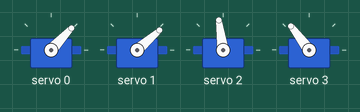
Recording of a sketch running on a simulated Arduino Uno, built with avr-gcc and run on an emulated ATmega328P. On the bench: 4 × servo. What the sketch prints to the serial monitor is not drawn.

Above: at 0.05 s.
At 0.45 s:
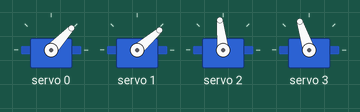
At 1.75 s:
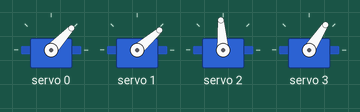
At 3.45 s:
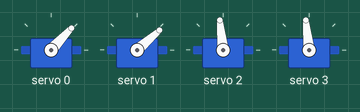
At 5.2 s:
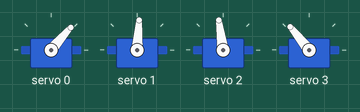
At 6.9 s:
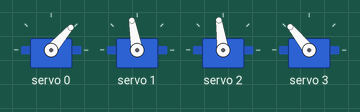
Timing chart, 0 to 10.8 s (numbered marks = the images above):
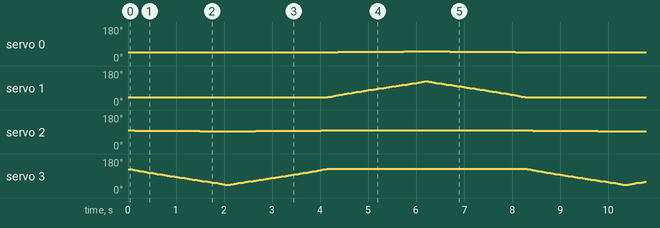

The sketch:

Servo_IK.ino
```cpp
#include <Wire.h>
#include <Adafruit_PWMServoDriver.h>
// #include "cmath"

#define USMIN 500   // This is the rounded 'minimum' microsecond length based on the minimum pulse of 150
#define USMAX 2400  // This is the rounded 'maximum' microsecond length based on the maximum pulse of 600
#define SERVO_FREQ 50
#define SIGNAL_TIMEOUT 500  // This is signal timeout in milli seconds. We will reset the data if no signal

Adafruit_PWMServoDriver pwm = Adafruit_PWMServoDriver(0x40);

double body_roll=0;

double left_leg_length=200;
double right_leg_length=200;
double min_leg_length = 200;
double max_leg_length = 300;

double body_height = 300;
double base_width = 0.3523;

double kp = 5;
double kd = 0.01;

double l1 = 112.5, l2=225.0, l3=75, l4=150, l5=75, d=75;
double joint_angles[6];

double dummy_roll_cmd=0;
double roll_cmd;
int flag=1;

int inverse_kinematics(double xe, double ye, int left_leg_param) {

  if(left_leg_param){
    Serial.println("Left_leg--------------------------");
  }
  else{
    Serial.println("--------------------------Right_leg");
  }
  xe = -xe;
  double L = sqrtf(xe*xe + ye*ye);
  double J3 = acos(   ((l1 * l1) + (l2 * l2) - (L * L))   /   (2 * l1 * l2)   ) * (180 / PI);
  double B = acos(   ((L * L) + (l1 * l1) - (l2 * l2))   /   (2 * L * l1)   ) * (180 / PI);
  double A = atan(xe / ye) * (180 / PI);  // BECAUSE Z REST IS NEGATIVE, THIS RETURNS A NEGATIVE VALUE
  double J2 = (B + A);  // BECAUSE 'A' IS NEGATIVE AT REST WE NEED TO INVERT '-' TO '+'
  joint_angles[0] = 90+J2;
  joint_angles[1] = J3 + J2 -90;
  double xa = l1*cos(joint_angles[0] * 3.1415/180.0) + l5*cos(joint_angles[1] * 3.1415/180.0 );
  double ya = l1*sin(joint_angles[0] * 3.1415/180.0) + l5*sin(joint_angles[1]* 3.1415/180.0 );
  // Serial.print(" xa,ya "+ String(xa)+", " +String(ya) + " || ");


  xe = xa-d;
  ye = ya;

  L = sqrtf(xe*xe + ye*ye);
  J3 = acos(   ((l3 * l2) + (l4 * l4) - (L * L))   /   (2 * l3 * l4)   ) * (180 / PI);
  B = acos(   ((L * L) + (l3 * l3) - (l4 * l4))   /   (2 * L * l3)   ) * (180 / PI);
  A = atan(xe / ye) * (180 / PI);  // BECAUSE Z REST IS NEGATIVE, THIS RETURNS A NEGATIVE VALUE
  J2 = (B + A);  // BECAUSE 'A' IS NEGATIVE AT REST WE NEED TO INVERT '-' TO '+'

  joint_angles[2] = 90-J2;
  double k = asin(l3 * sin(J3) /L);
  joint_angles[3] = A + k +90;

  if(left_leg_param == 1){
    joint_angles[5] = joint_angles[0] - 90; // rear joint servo command
    joint_angles[4] = joint_angles[2] - 45; // front joint servo comand
  }
  else{
    joint_angles[5] = 180 - joint_angles[0]; // rear joint servo command
    joint_angles[4] = 135 - joint_angles[2]; // front joint servo comand
  }


  // NaN check for joint angles
  for (int i = 0; i < 4; ++i) {
    if (isnan(joint_angles[i])) {
      return 0;  // Invalid solution
    }
  }
  for (int i = 4; i < 6; ++i) {
    if (joint_angles[i] < 0 || joint_angles[i] > 90) {
      return 0;  // Invalid solution
    }
  }
  return 1;  // Valid solution
}

void setup(){
  Serial.begin(115200);
  pwm.begin();
  pwm.setOscillatorFrequency(27000000);
  pwm.setPWMFreq(SERVO_FREQ);
  delay(10);
}

void loop() {
  if(dummy_roll_cmd > 15 || dummy_roll_cmd < -15){
    flag *= -1;
  }
  dummy_roll_cmd += (0.1*flag);
  double recommended_roll = dummy_roll_cmd;

  recommended_roll = radians(recommended_roll);   // Convert to radians
  roll_cmd = recommended_roll; // get roll_cmd from pid
  Serial.println("roll_cmd: " + String(roll_cmd));
  if(recommended_roll < 0){
    double left_leg_length_redn = base_width*tan(-roll_cmd);
    left_leg_length = fmin(fmax(min_leg_length,(body_height-left_leg_length_redn*1000)),body_height);
    int result = inverse_kinematics(37.5, left_leg_length, 1);
    // Serial.println("Result: "+ String(result));
    if(result){
      int us_1 = map(joint_angles[4]-5.7, 0,90,USMIN,USMAX);
      int us_2 = map(joint_angles[5]-8.6, 0,90,USMIN,USMAX);
      pwm.writeMicroseconds(0, us_1);
      pwm.writeMicroseconds(1, us_2);
      Serial.println("Joint_angles_left: " + String(joint_angles[4]) + ", "+ joint_angles[5]);
    }

    right_leg_length = body_height;
    result = inverse_kinematics(37.5, right_leg_length, 0);
    // Serial.println("Result: "+ String(result));
    if(result){
      int us_1 = map(joint_angles[4]-8.438, 0,90,USMIN,USMAX);
      int us_2 = map(joint_angles[5]+6.388, 0,90,USMIN,USMAX);
      pwm.writeMicroseconds(2, us_1);
      pwm.writeMicroseconds(3, us_2);
      Serial.println("Joint_angles_right: " + String(joint_angles[4]) + ", "+ joint_angles[5]);
    }
  }
  else{

    left_leg_length = body_height;
    int result = inverse_kinematics(37.5, left_leg_length, 1);
    // Serial.println("Result: "+ String(result));
    if(result){
      int us_1 = map(joint_angles[4]-5.7, 0,90,USMIN,USMAX);
      int us_2 = map(joint_angles[5]-8.6, 0,90,USMIN,USMAX);
      pwm.writeMicroseconds(0, us_1);
      pwm.writeMicroseconds(1, us_2);
      Serial.println("Joint_angles_left: " + String(joint_angles[4]) + ", "+ joint_angles[5]);
    }

    double right_leg_length_redn = base_width*tan(roll_cmd);
    right_leg_length = fmin(fmax(min_leg_length,(body_height-right_leg_length_redn*1000)),body_height);
    result = inverse_kinematics(37.5, right_leg_length, 0);
    // Serial.println("Result: "+ String(result));
    if(result){
      int us_1 = map(joint_angles[4]-8.438, 0,90,USMIN,USMAX);
      int us_2 = map(joint_angles[5]+6.388, 0,90,USMIN,USMAX);
      pwm.writeMicroseconds(2, us_1);
      pwm.writeMicroseconds(3, us_2);
      Serial.println("Joint_angles_right: " + String(joint_angles[4]) + ", "+ joint_angles[5]);
    }
  }


  delay(1);
}
```

Measured:
- by itself, servo 0: repeats every 8.3 s: 51° 0.96 s, 49° 1.4 s, 47° 4.6 s, 49° 1.4 s
- by itself, servo 2: repeats every 8.3 s: 94° 1.2 s, 96° 1.4 s, 98° 4.4 s, 96° 1.4 s
